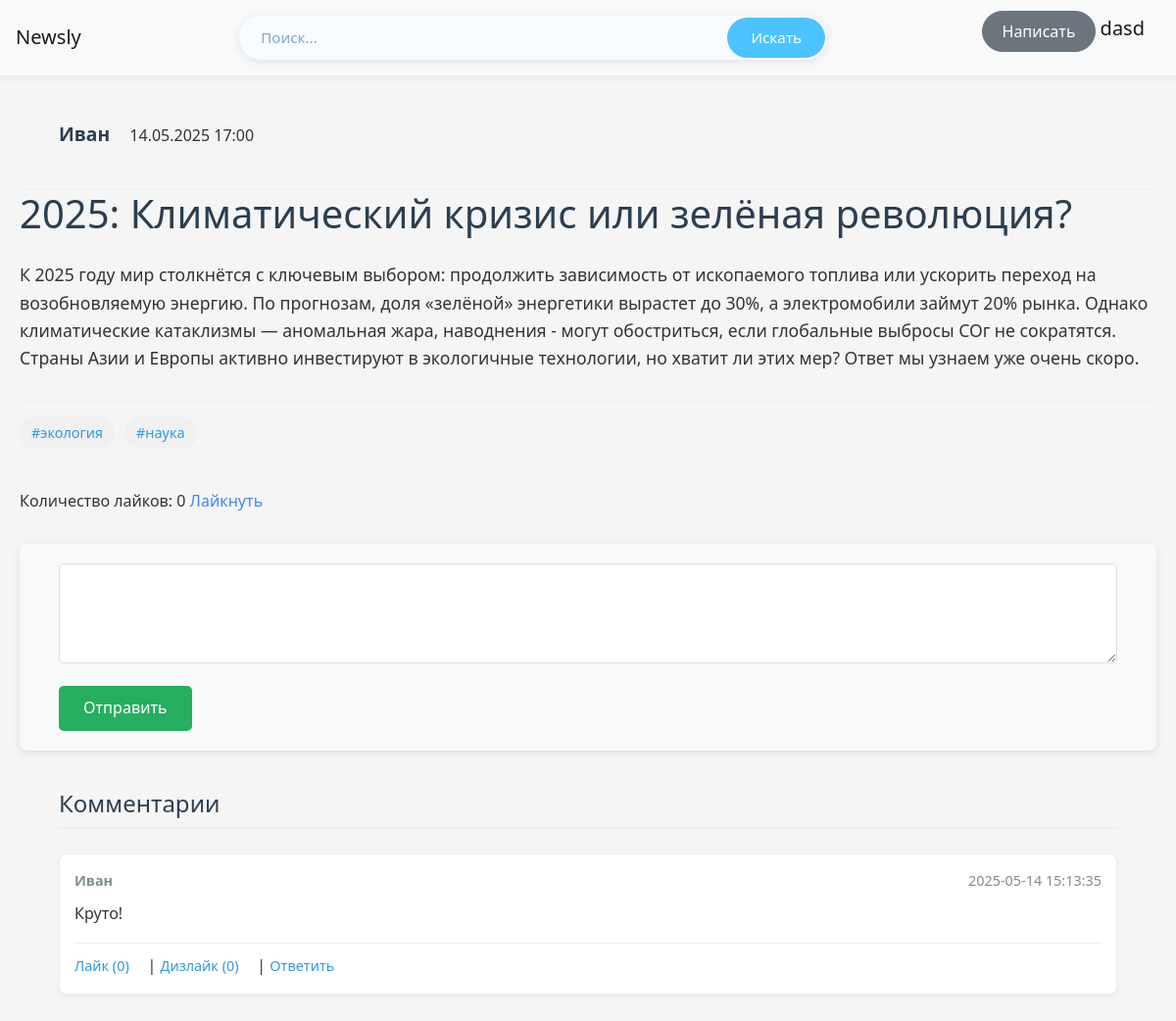
Page /news/2 (signed in) on the committed database.
### data/users.py (models this page shows, shortened)
class User(SqlAlchemyBase, UserMixin):
    __tablename__ = 'users'
    id = sqlalchemy.Column(sqlalchemy.Integer,
                           primary_key=True, autoincrement=True)
    name = sqlalchemy.Column(sqlalchemy.String, nullable=True)
    about = sqlalchemy.Column(sqlalchemy.String, nullable=True)
    email = sqlalchemy.Column(sqlalchemy.String,
                              index=True, unique=True, nullable=True)
    hashed_password = sqlalchemy.Column(sqlalchemy.String, nullable=True)
    created_date = sqlalchemy.Column(sqlalchemy.DateTime,
                                     default=datetime.datetime.now)
    liked = orm.relationship('Like', foreign_keys='Like.user_id', backref='user', lazy='dynamic')
    followed = orm.relationship(
        'User',
        secondary=subscriptions,
        primaryjoin=(subscriptions.c.follower_id == id),
        secondaryjoin=(subscriptions.c.followed_id == id),
        backref=orm.backref('followers', lazy='dynamic'),
        lazy='dynamic'
    )
    def has_liked(self, new):
        return self.liked.filter_by(news_id=new.id).first() is not None

### data/news.py (models this page shows, shortened)
class News(SqlAlchemyBase):
    __tablename__ = 'news'
    id = sqlalchemy.Column(sqlalchemy.Integer,
                           primary_key=True, autoincrement=True)
    title = sqlalchemy.Column(sqlalchemy.String, nullable=True)
    content = sqlalchemy.Column(sqlalchemy.String, nullable=True)
    image_path = sqlalchemy.Column(sqlalchemy.String, nullable=True)
    created_date = sqlalchemy.Column(sqlalchemy.DateTime,
                                     default=datetime.datetime.now)
    is_private = sqlalchemy.Column(sqlalchemy.Boolean, default=True)
    likes = orm.relationship('Like', backref='news', cascade='all, delete')
    user_id = sqlalchemy.Column(sqlalchemy.Integer,
                                sqlalchemy.ForeignKey("users.id"))
    user = orm.relationship('User')
    news_tags = orm.relationship("Tags",
                                 secondary="association",
                                 backref="news",
                                 cascade="save-update, merge",
                                 passive_deletes=True)
    def likes_count(self):
        return len(self.likes)

### data/tags.py (models this page shows)
class Tags(SqlAlchemyBase):
    __tablename__ = 'tags'
    id = sqlalchemy.Column(sqlalchemy.Integer,
                           primary_key=True, autoincrement=True)
    name = sqlalchemy.Column(sqlalchemy.String, nullable=True)
    tags_news = orm.relationship("News",
                            secondary="association",
                            backref="tags",
                            cascade="save-update, merge"
                            )

### data/comment.py (models this page shows)
class Comment(SqlAlchemyBase):
    __tablename__ = 'messages'
    id = sqlalchemy.Column(sqlalchemy.Integer,
                           primary_key=True, autoincrement=True)
    text = sqlalchemy.Column(sqlalchemy.String, nullable=True)
    timestamp = sqlalchemy.Column(sqlalchemy.DateTime,
                                     default=datetime.datetime.now)
    user_id = sqlalchemy.Column(sqlalchemy.Integer,
                                sqlalchemy.ForeignKey("users.id"))
    news_id = sqlalchemy.Column(sqlalchemy.Integer,
                               sqlalchemy.ForeignKey("news.id"))
    user = orm.relationship('User')
    new = orm.relationship('News')

### main.py (the view)
@app.route('/news/<int:id>', methods=['GET', 'POST'])
def watch_new(id):
    db_sess = db_session.create_session()
    new = db_sess.query(News).get(id)
    post_user = db_sess.query(User).filter(User.id == new.user_id).first()
    current_user_obj = db_sess.query(User).get(current_user.id) if current_user.is_authenticated else None
    db = get_db()
    messages = db.execute("""
        SELECT m.id, m.text, m.timestamp, m.reply_to,
               u.name,
               (SELECT COUNT(*) FROM reactions r WHERE r.message_id = m.id AND r.reaction_type = 'like') as likes,
               (SELECT COUNT(*) FROM reactions r WHERE r.message_id = m.id AND r.reaction_type = 'dislike') as dislikes,
               (SELECT r.reaction_type FROM reactions r WHERE r.message_id = m.id AND r.new_id = ?) as user_reaction
        FROM messages m
        JOIN users u ON m.user_id = u.id
        WHERE m.new_id = ?
        ORDER BY m.timestamp DESC
    """, (id, id)).fetchall()
    return render_template('new.html', new=new, messages=messages, post_user=post_user,
                           current_user_obj=current_user_obj)

### data/db_session.py (called while the page is built)
def create_session() -> Session:
    global __factory
    return __factory()

### main.py (called while the page is built)
@login_manager.user_loader
def load_user(user_id):
    db_sess = db_session.create_session()
    return db_sess.query(User).get(user_id)

def get_db():
    db = sqlite3.connect(DATABASE)
    db.row_factory = sqlite3.Row
    return db

### templates/new.html (shortened to what this page needs)
{% extends "base.html" %}
{% block content %}
<div class="content-header">
    <p>
        <a class="navbar-brand" href="/user_profile/{{ new.user.id }}">{{ new.user.name }}</a>
        {{ new.created_date.strftime('%d.%m.%Y %H:%M') }}
    </p>
</div>
<h1>{{ new.title }}</h1>
<div class="content">
    <p>{{ new.content }}</p>
</div>
<div class="tags">
    {% if new.tags %}
    {% for tag in new.tags %}
    {% if tag.name %}
    <a href="{{ url_for('news_by_tag', tag_name=tag.name) }}">
        #{{ tag.name }}
    </a>
    {% endif %}
    {% endfor %}
    {% endif %}
</div>
Количество лайков: {{ new.likes_count() }}
{% if current_user.is_authenticated %}
{% if current_user_obj.has_liked(new) %}
<a href="{{ url_for('unlike_post', new_id=new.id) }}">Убрать лайк</a>
{% else %}
<a href="{{ url_for('like_post', new_id=new.id) }}">Лайкнуть</a>
{% endif %}
{% endif %}
<form method="POST" action="{{ url_for('send_message', new_id=new.id) }}">
    <textarea name="text" rows="3" required></textarea>
    <button type="submit">Отправить</button>
</form>
<div class="comments">
    <h3>Комментарии</h3>
    {% for message in messages %}
    <div class="message">
        <div class="message-header">
            <span><strong>{{ message['name'] }}</strong></span>
            <span>{{ message['timestamp'] }}</span>
        </div>
        <p>{{ message['text'] }}</p>
        <div class="message-actions">
            <a href="{{ url_for('react', new_id=new.id, message_id=message['id'], reaction_type='like') }}">
                Лайк ({{ message['likes'] }})
            </a>
            |
            <a href="{{ url_for('react', new_id=new.id, message_id=message['id'], reaction_type='dislike') }}">
                Дизлайк ({{ message['dislikes'] }})
            </a>
            |
            <button onclick="document.getElementById('reply_to').value = '{{ message['id'] }}';
                                document.querySelector('textarea').focus();
                                document.querySelector('textarea').placeholder = 'Ответ на сообщение от {{ message['username'] }}...'">
                Ответить
            </button>
        </div>
    </div>
    {% endfor %}
</div>
{% endblock %}

### templates/base.html (shortened to what this page needs)
<!doctype html>
<html lang="en">
<head>
    <link rel="stylesheet"
          href="https://stackpath.bootstrapcdn.com/bootstrap/4.4.1/css/bootstrap.min.css"
>
    <link rel="stylesheet" href="{{ url_for('static', filename='css/style.css') }}">
</head>
<body>
<header>
    <nav class="navbar navbar-light bg-light">
        <a class="navbar-brand" href="/news_log">Newsly</a>
        <form action="{{ url_for('discovery') }}" method="GET">
            <input type="text" name="query" placeholder="Поиск...">
            <button type="submit">Искать</button>
        </form>
        {% if current_user.is_authenticated %}
            <p>
                <a class="btn btn-secondary" href="/news">Написать</a>
                <a class="navbar-brand" href="/user_profile/{{ current_user.id }}">{{ current_user.name }}</a>
            </p>
        {% else %}
            <p>
                <a class="btn btn-primary " href="/register">Зарегистрироваться</a>
                <a class="btn btn-success" href="/login">Войти</a>
            </p>
        {% endif %}
    </nav>
</header>
<main role="main" class="container">
    {% block content %}{% endblock %}
</main>
</body>
</html>

### rows in the picture
User: name "dasd"
User: user.name "Иван"
News: created_date "14.05.2025 17:00", title "2025: Климатический кризис или зелёная революция?", content "К 2025 году мир столкнётся с ключевым выбором: продолжить зависимость от ископаемого топлива или ускорить переход на возобновляемую энергию. По прогнозам, доля «зелёной» энергетики вырастет до 30%, а электромобили займут 20% рынка. Однако климатические катаклизмы — аномальная жара, наводнения - могут обостриться, если глобальные выбросы СОг не сократятся. Страны Азии и Европы активно инвестируют в экологичные технологии, но хватит ли этих мер? Ответ мы узнаем уже очень скоро."
Tags: name "экология"
Tags: name "наука"
Comment: name "Иван", timestamp "2025-05-14 15:13:35", text "Круто!", likes "0", dislikes "0", {{ message['id'] }} 10 (drawn)

### other values in the picture
{{ new.likes_count() }} "0"
